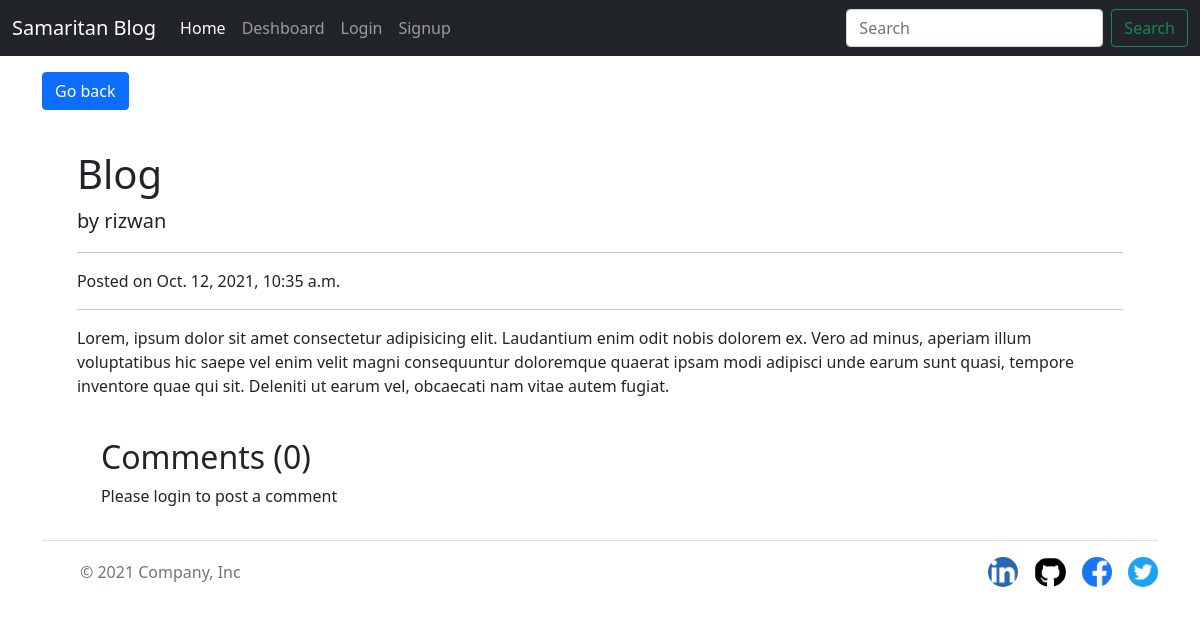
The page /post/12 on the database its author committed.
### blog/models.py (models this page shows, shortened)
class Post(models.Model):
    title = models.CharField(max_length=50)
    author = models.ForeignKey(User, on_delete=models.CASCADE)
    published_date = models.DateTimeField(default=timezone.now)
    content = RichTextField(blank = True, null = True)
    visible = models.BooleanField(default=False)
    upload = models.ImageField(upload_to ='uploads/')

### blog/views.py (the view)
# urls.py: path('post/<int:pk>', views.PostDetail, name='PostDetail'),
def PostDetail(request, pk):
    post = Post.objects.get(pk=pk)
    if post.visible == True or request.user.is_superuser or post.author == request.user:
        comments= PostComment.objects.filter(post=post).order_by('timestamp').reverse()
        context={'post':post, 'comments': comments}
        return render(request, "blog/postdetail.html", context)

### blog/templates/blog/postdetail.html (shortened to what this page needs)
{% extends 'blog/base.html' %}
{% load static %}
{% block content %}
<a class="btn btn-primary my-3" href="{% url 'home' %}"> Go back </a>
<div class="container">
        <div class="row" style="margin-right: 1%; margin-left: 1%;">
        <div class="col">
            <h1 class="mt-4">{{post.title}}</h1>
            <p class="lead">
                by {{ post.author}}
            </p>
            <hr>
            <p>Posted on {{post.published_date}}</p>
            <hr>
            <p>
                {{ post.content|safe }}
            </p>
            <br />
            <div class="container">
                <h2> Comments ({{comments.count}}) </h2>
                <div class="my-2">
                    {% if user.is_authenticated %}
                    <form action="{% url 'postComment' %}" method="post">
                        {% csrf_token %}
                        <div class="form-group">
                            <label for="exampleInputEmail1">Post Comment </label>
                            <textarea type="text" class="form-control" name="comment"
                                placeholder="Enter comment here"></textarea>
                        </div>
                        <input type="hidden" name="postSno" value="{{post.id}}">
                        <input type="hidden" name="parentSno" value="">
                        <button type="submit" class="btn btn-primary my-3">Submit</button>
                    </form>
                    {% else %}
                    Please login to post a comment
                    {% endif %}
                </div>
            </div>
        </div>
    </div>
</div>
{% endblock content %}

### blog/static/blog/css/style.css (style rules this page uses)
a { text-decoration: none; }

### rows shown on the page
Post: title "Blog", author "rizwan", published_date "Oct. 12, 2021, 10:35 a.m.", content "Lorem, ipsum dolor sit amet consectetur adipisicing elit. Laudantium enim odit nobis dolorem ex. Vero ad minus, aperiam illum voluptatibus hic saepe vel enim velit magni consequuntur doloremque quaerat ipsam modi adipisci unde earum sunt quasi, tempore inventore quae qui sit. Deleniti ut earum vel, obcaecati nam vitae autem fugiat."

### other values the page prints
{{ comments.count }} "0"
